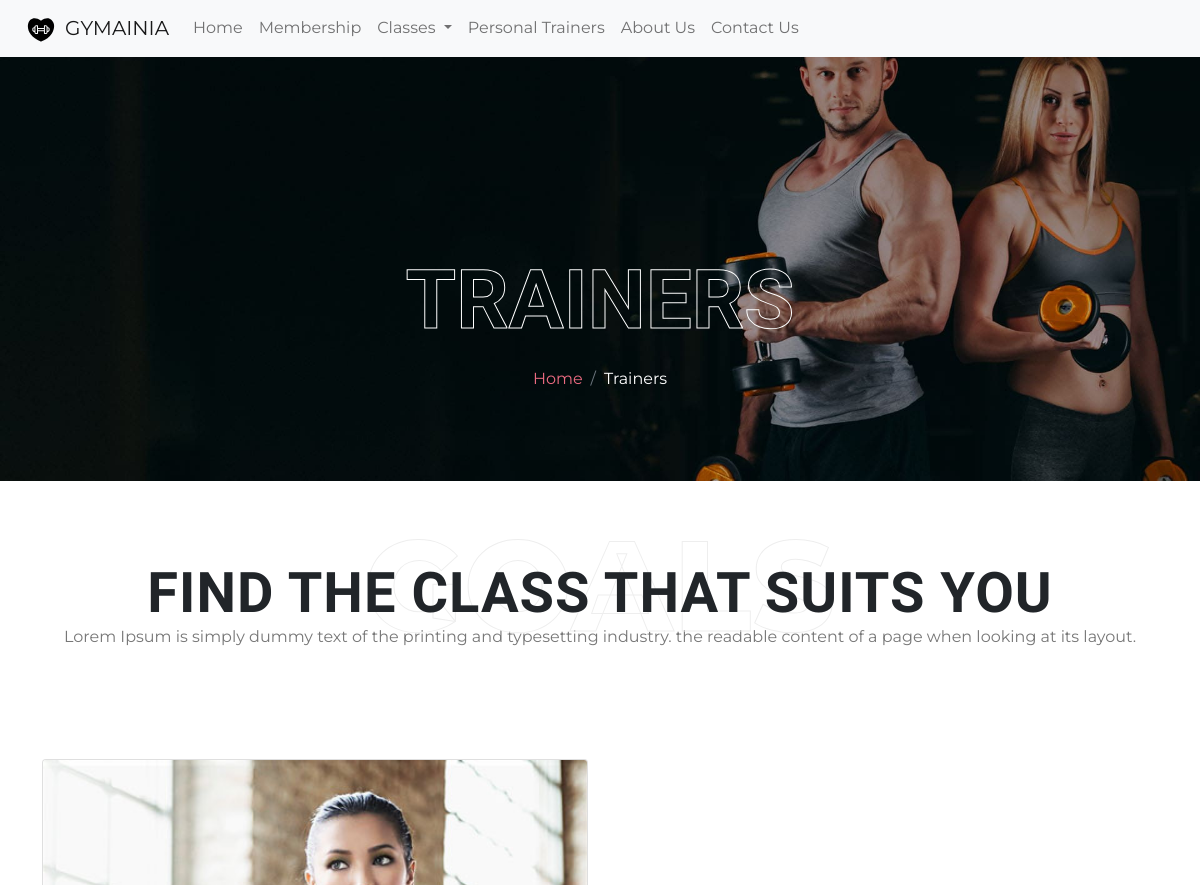
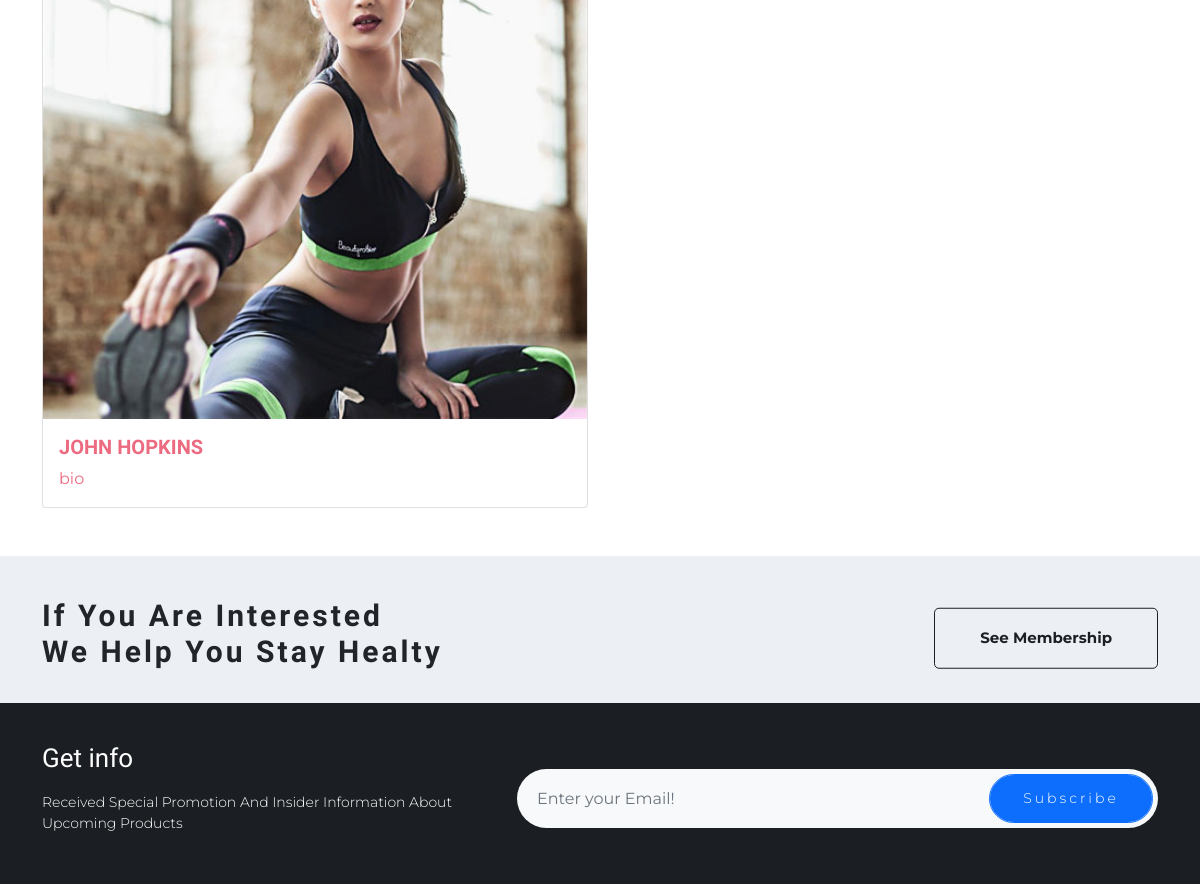
The app's page /trainers (upper part), older data (2 pictures, top to bottom).
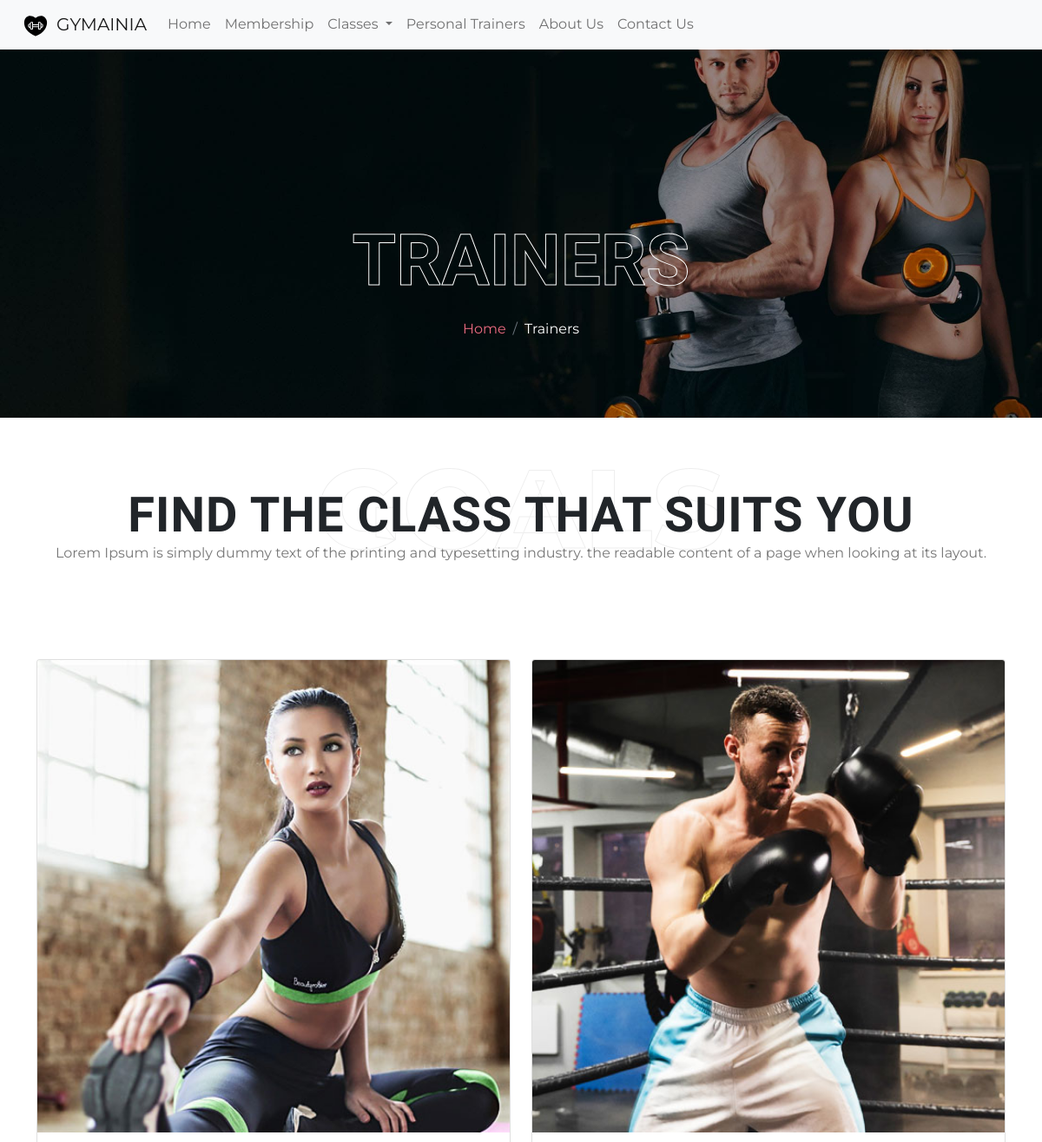
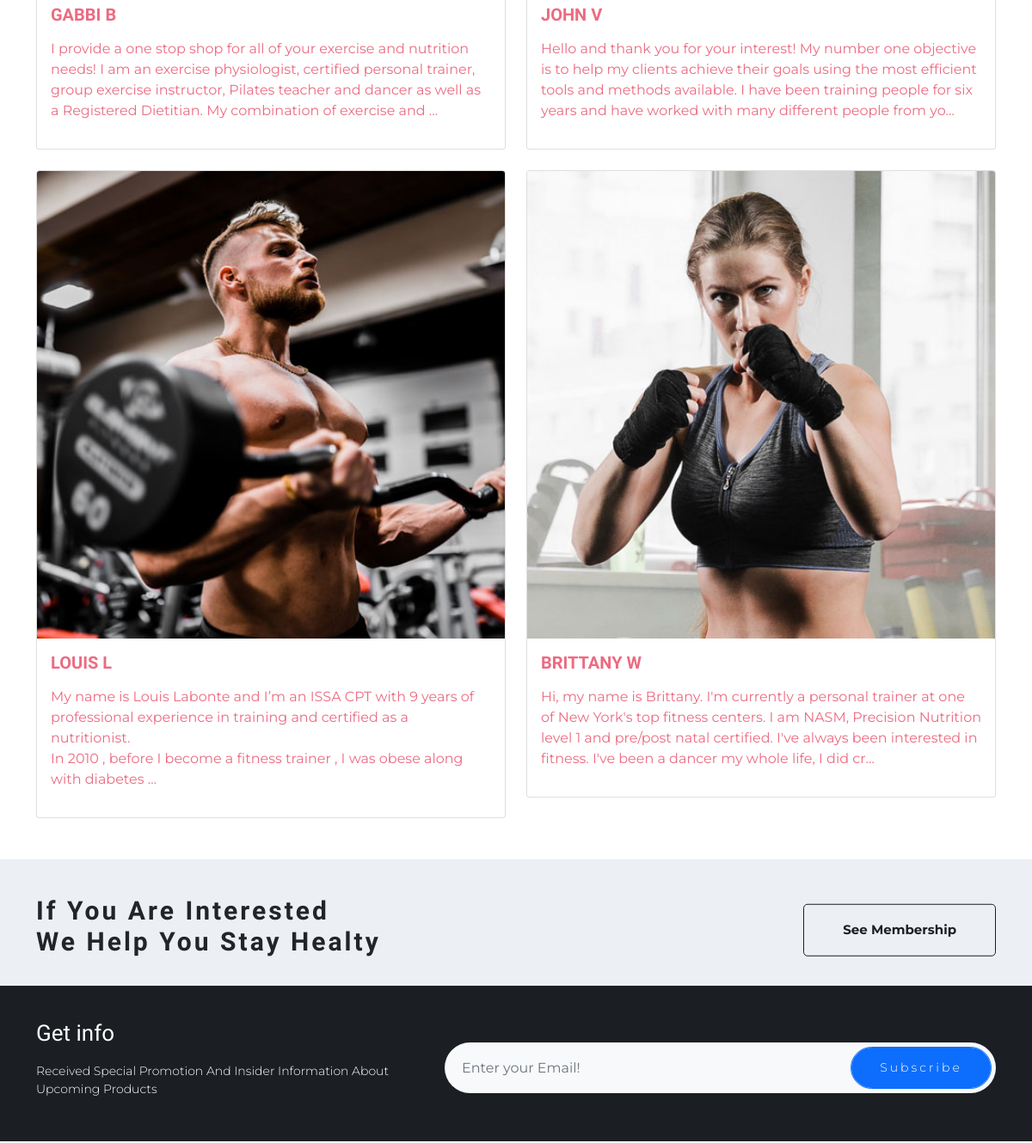
The same page, newer data (2 pictures, top to bottom).
### classes/models.py (models this page shows, shortened)
class Trainer(models.Model):
    name = models.CharField(max_length=254)
    bio = HTMLField()
    image_url = models.URLField(max_length=1024, null=True, blank=True)
    image = models.ImageField(null=True, blank=True)

### classes/views.py (the view)
# urls.py: path('trainers', views.trainers, name='trainers'),
def trainers(request):
    trainers = Trainer.objects.all()
    context = {
        'trainers': trainers,
    }
    return render(request, 'trainers/trainers.html', context)

### cart/contexts.py (called while the page is built, shortened)
def cart_contents(request):
    cart_items = []
    total = 0
    product_count = 0
    item_total = 0
    cart = request.session.get('cart', {})
    context = {
        'cart_items': cart_items,
        'total': total,
        'product_count': product_count,
    }
    return context

### classes/templates/trainers/trainers.html (shortened to what this page needs)
{% extends "base.html" %}
{% load static %}
{% block content %}
<main>
    <section class="page-banner">
        <div class="bg-overlay"
            style="background-image: url('{% static "imgs/classes-bg.jpg" %}');">
        </div>
        <div class="container">
            <div class="row">
                <div class="col-sm-12 text-center">
                    <h1 class="banner-title">Trainers</h1>
                    <nav aria-label="breadcrumb">
                        <ol class="breadcrumb">
                            <li class="breadcrumb-item"><a href="{% url 'home' %}">
                                    Home</a></li>
                            <li class="breadcrumb-item text-white" aria-current="page">Trainers</li>
                        </ol>
                    </nav>
                </div>
            </div>
        </div>
    </section>
    <section class="page-title text-center">
        <div class="section-title-box">
            <span class="section-sub-title">GOALS</span>
            <h2 class="section-title">FIND THE CLASS THAT SUITS YOU</h2>
            <p class="section-info">Lorem Ipsum is simply dummy text of the printing and typesetting industry.
                the readable content of a page when looking at its layout.
            </p>
        </div>
    </section>
    <section  class="mb-5">
        <div class="container">
            <div class="row row-cols-1 row-cols-md-2 g-4">
                {% for trainer in trainers %}
                <div class="col">
                    <a href="{% url 'trainer' trainer.id %}">
                    <div class="card">
                        {% if trainer.image %}
                            <img class="card-img-top" src="{{ trainer.image.url }}" alt="{{ trainer.name }}">
                        {% else %}
                            <img class="card-img-top" src="{{ MEDIA_URL }}noimage.png" alt="{{ trainer.name }}">
                        {% endif %}
                        <div class="card-body">
                            <h5 class="card-title">{{ trainer.name }}</h5>
                            <p class="card-text">{{ trainer.bio|safe|truncatechars:255 }}</p>
                        </div>
                    </div>
                </a>
                </div>
                {% endfor %}
        </div>
    </section>
    <section class="membership-call">
        <div class="container">
            <div class="row">
                <div class="col-md-6">
                    <h3>If You Are Interested<br>
                        We Help You Stay Healty</h3>
                </div>
                <div class="col-md-6 text-end">
                    <a href="contact-us.html" class="icon-btn"> See
                        Membership</a>
                </div>
            </div>
        </div>
    </section>
    <section class="newsletter">
        <div class="container">
            <div class="row align-items-center">
                <div class="col-md-5">
                    <h4 class="sub-title">Get info</h4>
                    <p>Received Special Promotion And Insider Information
                        About Upcoming Products</p>
                </div>
                <div class="col-md-7">
                    <div class="form-group">
                        <input class="form-control" placeholder="Enter your Email!" id="newsletter"
                            name="newsletter" type="email">
                        <input class="form-control btn btn-primary" value="Subscribe" type="submit">
                    </div>
                </div>
            </div>
        </div>
    </section>
</main>
{% endblock %}

### templates/base.html (shortened to what this page needs)
{% load static %}
<!DOCTYPE html>
<html lang="en">
<head>
    {% block corecss %}
    <link href="https://cdn.jsdelivr.net/npm/bootstrap@5.1.1/dist/css/bootstrap.min.css" rel="stylesheet"
>
    <link rel="stylesheet"
        href="https://cdnjs.cloudflare.com/ajax/libs/simple-line-icons/2.5.5/css/simple-line-icons.min.css"
 />
    <link rel="stylesheet" href="{% static 'css/base.css' %}" />
    {% endblock %}
</head>
<body>
    <header class="navbar navbar-expand-lg navbar-light bg-light">
        <div class="container-fluid">
            <a class="navbar-brand" href="{% url 'home' %}"><img class="img-fluid logo" src="{% static 'svg/logo.svg' %}" alt="Gymania">GYMAINIA</a>
            <div class="collapse navbar-collapse" id="navbarSupportedContent">
                <ul class="navbar-nav me-auto mb-2 mb-lg-0">
                    <li class="nav-item">
                        <a class="nav-link" href="{% url 'home' %}">Home</a>
                    </li>
                    <li class="nav-item">
                        <a class="nav-link" href="{% url 'home' %}">Membership</a>
                    </li>
                    <li class="nav-item dropdown">
                        <a class="nav-link dropdown-toggle" href="#" id="navbarDropdown" role="button" data-bs-toggle="dropdown" aria-expanded="false">
                            Classes
                        </a>
                    </li>
                    <li class="nav-item">
                        <a class="nav-link" href="{% url 'trainers' %}">Personal Trainers</a>
                    </li>
                    <li class="nav-item">
                        <a class="nav-link" href="{% url 'about-us' %}">About Us</a>
                    </li>
                    <li class="nav-item">
                        <a class="nav-link" href="{% url 'contact-us' %}">Contact Us</a>
                    </li>
                </ul>
            </div>
        </div>
    </header>
    {% block content %}
    {% endblock %}
</body>
</html>

### static/css/base.css (style rules this page uses)
body { font-family: 'Montserrat', sans-serif; }
a { color: #ec6b81; text-decoration: none; transition: .3s; -webkit-transition: .3s; -moz-transition: .3s; -ms-transition: .3s; -o-transition: .3s; }
aside, section { padding-top: 5rem; }
h1, h2, h3, h4, h5, h6 { font-family: 'Teko', sans-serif; font-weight: 800; }
h3 { font-size: 30px; font-weight: 700; letter-spacing: 3px; }
.section-title-box { margin-bottom: 30px; position: relative; }
.section-title { font-size: 56px; line-height: 64px; z-index: 9; position: relative; margin-bottom: 0; letter-spacing: 1px; }
.section-info { color: #777777; }
.section-sub-title { line-height: 1; letter-spacing: 1px; padding: 0; text-transform: uppercase; color: #eeeeee; font-family: var(--title-fonts); font-weight: 800; font-size: 8em; position: absolute; top: -40px; left: 0; right: 0; -webkit-text-fill-color: transparent; -webkit-text-stroke-width: 1px; }
header { padding: 0 15px; }
.navbar-brand img { margin-right: 10px; height: 28px; }
.page-banner { padding-top: 194px; position: relative; padding-bottom: 5rem; }
.bg-overlay { position: absolute; top: 0; left: 0; opacity: 1; width: 100%; height: 100%; background-size: cover; background-attachment: scroll; background-position: center center; }
.banner-title { color: #fff; font-size: 82px; position: relative; -webkit-text-stroke: 1px #fff; -webkit-text-fill-color: rgba(0, 0, 0, 0); text-transform: uppercase; }
.breadcrumb { background: transparent; padding: 10px !important; margin: 0; justify-content: center; position: relative; }
.membership-call { background-color: #eceff4; padding: 42px 0 25px; }
.membership-call .icon-btn { border: 1px solid #1b1f23; border-radius: 5px; color: #1b1f23; font-size: 15px; font-weight: 700; display: inline-block; padding: 18px 45px; position: relative; top: 50%; transform: translateY(-50%); }
.newsletter { background-color: #1b1f23; padding: 40px 0 30px; }
.newsletter .sub-title { color: #fff; font-size: 26px; font-weight: 500; margin-bottom: 18px; }
.newsletter p { color: #fff; font-size: 14px; font-weight: 300; margin-bottom: 20px; }
.newsletter .form-group { margin-bottom: 0; position: relative; width: 100%; }
.newsletter .form-group input[type=email] { background-color: #f8f9fa; border: 0; -webkit-border-radius: 30px; -moz-border-radius: 30px; border-radius: 30px; height: 59px; padding: 0 150px 0 20px; }
.newsletter .form-group input[type=submit] { border-radius: 25px; font-size: 14px; font-weight: 300; height: 49px; position: absolute; right: 5px; top: 5px; width: 164px; letter-spacing: 3px; }
.card-title { text-transform: uppercase; }

Row changes from the older to the newer data that the page shows:
changed Trainer: name "JOHN HOPKINS" → "GABBI B"; bio "bio" → "I provide a one stop shop for all of your exercise and nutrition needs! I am an exercise physiologist, certified personal trainer, group exercise instructor, Pilates teacher and dancer as well as a Registered Dietitian. My combination of exercise and …"
added Trainer: image (picture), name "JOHN V", bio "Hello and thank you for your interest! My number one objective is to help my clients achieve their goals using the most efficient tools and methods available. I have been training people for six years and have worked with many different people from yo…"
added Trainer: image (picture), name "LOUIS L", bio "My name is Louis Labonte and I’m an ISSA CPT with 9 years of professional experience in training and certified as a nutritionist. In 2010 , before I become a fitness trainer , I was obese along with diabetes …"
added Trainer: image (picture), name "BRITTANY W", bio "Hi, my name is Brittany. I'm currently a personal trainer at one of New York's top fitness centers. I am NASM, Precision Nutrition level 1 and pre/post natal certified. I've always been interested in fitness. I've been a dancer my whole life, I did cr…"
